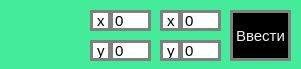
<?xml version="1.0" encoding="UTF-8"?>
<ui version="4.0">
 <class>Gran</class>
 <widget class="QWidget" name="Gran">
  <property name="geometry">
   <rect>
    <x>0</x>
    <y>0</y>
    <width>301</width>
    <height>69</height>
   </rect>
  </property>
  <property name="windowTitle">
   <string>Gran</string>
  </property>
  <property name="styleSheet">
   <string notr="true">background-color: rgb(68, 235, 153);</string>
  </property>
  <widget class="QLabel" name="label">
   <property name="geometry">
    <rect>
     <x>-30</x>
     <y>-20</y>
     <width>111</width>
     <height>81</height>
    </rect>
   </property>
   <property name="styleSheet">
    <string notr="true">background-image: url(:/resource/images/sber.png);</string>
   </property>
   <property name="text">
    <string/>
   </property>
   <property name="pixmap">
    <pixmap>../../misc/images/sber.png</pixmap>
   </property>
  </widget>
  <widget class="QLabel" name="label_2">
   <property name="geometry">
    <rect>
     <x>90</x>
     <y>10</y>
     <width>21</width>
     <height>21</height>
    </rect>
   </property>
   <property name="styleSheet">
    <string notr="true">	background-color: rgb(255, 255, 255);
	color: rgb(0, 0, 0);
	border: 3px solid gray;
	font-size: 15px;</string>
   </property>
   <property name="text">
    <string>x</string>
   </property>
  </widget>
  <widget class="QLabel" name="label_3">
   <property name="geometry">
    <rect>
     <x>90</x>
     <y>40</y>
     <width>21</width>
     <height>21</height>
    </rect>
   </property>
   <property name="styleSheet">
    <string notr="true">	background-color: rgb(255, 255, 255);
	color: rgb(0, 0, 0);
	border: 3px solid gray;
	font-size: 15px;</string>
   </property>
   <property name="text">
    <string>y</string>
   </property>
  </widget>
  <widget class="QLabel" name="label_4">
   <property name="geometry">
    <rect>
     <x>160</x>
     <y>10</y>
     <width>21</width>
     <height>21</height>
    </rect>
   </property>
   <property name="styleSheet">
    <string notr="true">	background-color: rgb(255, 255, 255);
	color: rgb(0, 0, 0);
	border: 3px solid gray;
	font-size: 15px;</string>
   </property>
   <property name="text">
    <string>x</string>
   </property>
  </widget>
  <widget class="QLabel" name="label_5">
   <property name="geometry">
    <rect>
     <x>160</x>
     <y>40</y>
     <width>21</width>
     <height>21</height>
    </rect>
   </property>
   <property name="styleSheet">
    <string notr="true">	background-color: rgb(255, 255, 255);
	color: rgb(0, 0, 0);
	border: 3px solid gray;
	font-size: 15px;</string>
   </property>
   <property name="text">
    <string>y</string>
   </property>
  </widget>
  <widget class="QLineEdit" name="lineEdit_x1">
   <property name="geometry">
    <rect>
     <x>110</x>
     <y>10</y>
     <width>41</width>
     <height>21</height>
    </rect>
   </property>
   <property name="styleSheet">
    <string notr="true">	background-color: rgb(255, 255, 255);
	color: rgb(0, 0, 0);
	border: 3px solid gray;
	font-size: 15px;
	qproperty-alignment: AlignRight;</string>
   </property>
   <property name="text">
    <string>0</string>
   </property>
  </widget>
  <widget class="QLineEdit" name="lineEdit_y1">
   <property name="geometry">
    <rect>
     <x>110</x>
     <y>40</y>
     <width>41</width>
     <height>21</height>
    </rect>
   </property>
   <property name="styleSheet">
    <string notr="true">	background-color: rgb(255, 255, 255);
	color: rgb(0, 0, 0);
	border: 3px solid gray;
	font-size: 15px;
	qproperty-alignment: AlignRight;</string>
   </property>
   <property name="text">
    <string>0</string>
   </property>
  </widget>
  <widget class="QLineEdit" name="lineEdit_x2">
   <property name="geometry">
    <rect>
     <x>180</x>
     <y>10</y>
     <width>41</width>
     <height>21</height>
    </rect>
   </property>
   <property name="styleSheet">
    <string notr="true">	background-color: rgb(255, 255, 255);
	color: rgb(0, 0, 0);
	border: 3px solid gray;
	font-size: 15px;
	qproperty-alignment: AlignRight;</string>
   </property>
   <property name="text">
    <string>0</string>
   </property>
  </widget>
  <widget class="QLineEdit" name="lineEdit_y2">
   <property name="geometry">
    <rect>
     <x>180</x>
     <y>40</y>
     <width>41</width>
     <height>21</height>
    </rect>
   </property>
   <property name="styleSheet">
    <string notr="true">	background-color: rgb(255, 255, 255);
	color: rgb(0, 0, 0);
	border: 3px solid gray;
	font-size: 15px;
	qproperty-alignment: AlignRight;</string>
   </property>
   <property name="text">
    <string>0</string>
   </property>
  </widget>
  <widget class="QPushButton" name="pushButton">
   <property name="geometry">
    <rect>
     <x>230</x>
     <y>10</y>
     <width>61</width>
     <height>51</height>
    </rect>
   </property>
   <property name="styleSheet">
    <string notr="true">QPushButton {	
	background-color: rgb(0, 0, 0);
	color: rgb(243, 243, 243);
	border: 3px solid gray;
	font-size: 15px;
}

QPushButton:pressed {
	background-color:rgb(46, 52, 54);
}</string>
   </property>
   <property name="text">
    <string>Ввести</string>
   </property>
  </widget>
 </widget>
 <resources/>
 <connections/>
</ui>
